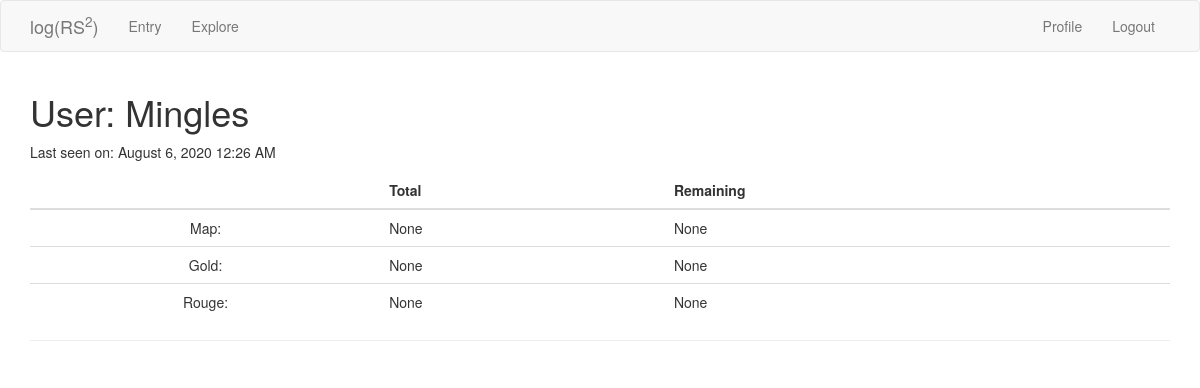
Page /user/Mingles (signed in) on the earlier database version.
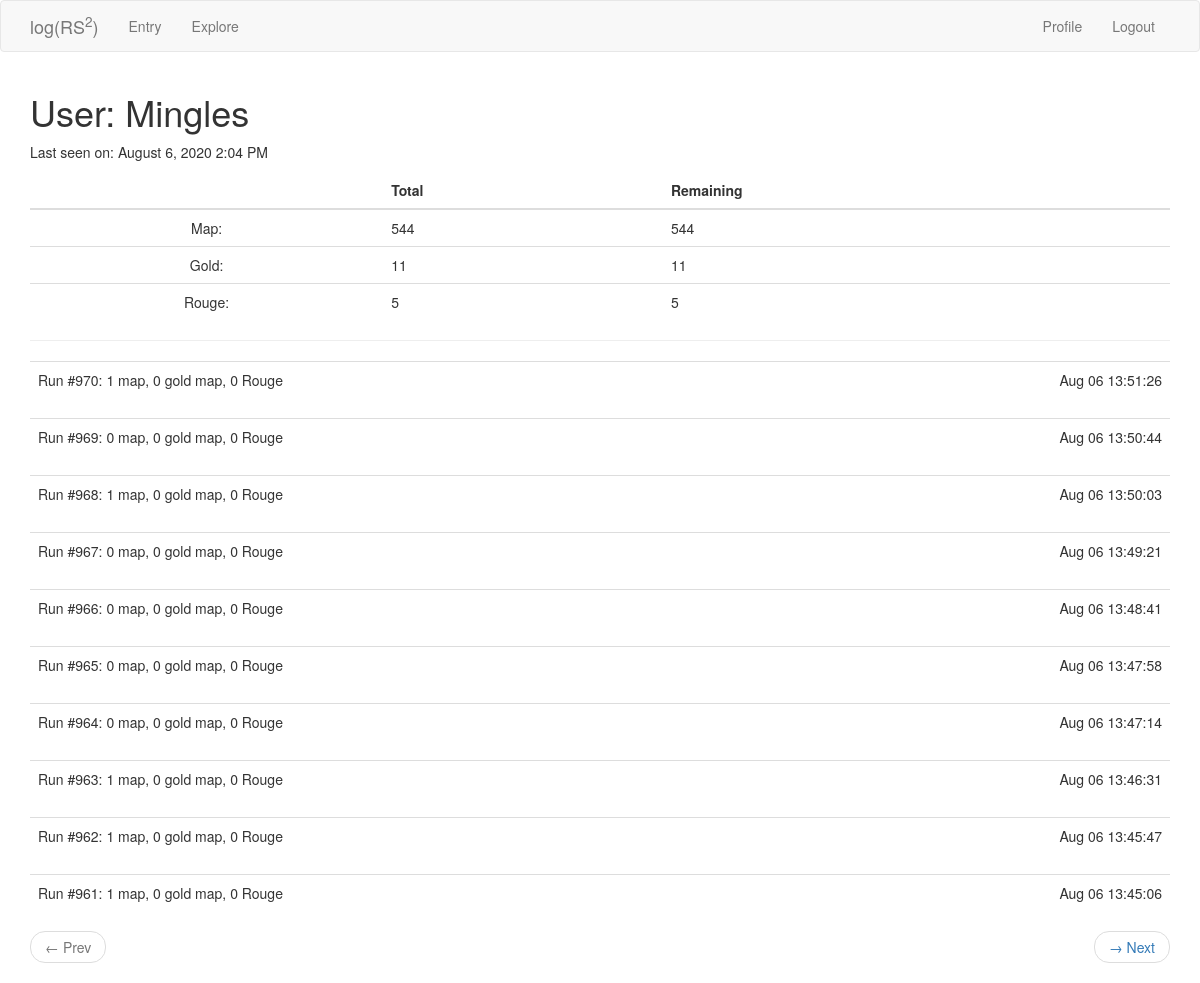
Same page on the later database version.
### app/models.py (models this page shows, shortened)
class User(UserMixin, db.Model):
    id = db.Column(db.Integer, primary_key=True)
    username = db.Column(db.String(64), index=True, unique=True)
    email = db.Column(db.String(128), index=True, unique=True)
    password_hash = db.Column(db.String(128))
    last_seen = db.Column(db.DateTime, default=datetime.utcnow)
    map_drops = db.relationship('MapDrop', backref='player', lazy='dynamic')

class MapDrop(db.Model):
    id = db.Column(db.Integer, primary_key=True)
    map = db.Column(db.Integer)
    gold_map = db.Column(db.Integer)
    rouge = db.Column(db.Integer)
    time = db.Column(db.DateTime, index=True, default=datetime.utcnow)
    user_id = db.Column(db.Integer, db.ForeignKey('user.id'))
    run = db.Column(db.Integer)

### app/routes.py (the view)
@app.route('/user/<username>')
@login_required
def user(username):
    user = User.query.filter_by(username=username).first_or_404()
    page = request.args.get('page', 1, type=int)
    maps = db.session.query(db.func.sum(MapDrop.map)).filter_by(user_id=user.id).scalar()
    gold_maps = db.session.query(db.func.sum(MapDrop.gold_map)).filter_by(user_id=user.id).scalar()
    rouges = db.session.query(db.func.sum(MapDrop.rouge)).filter_by(user_id=user.id).scalar()
    mapdrops = user.map_drops.order_by(MapDrop.time.desc()).paginate(page, app.config['MAPDROPS_PER_PAGE'], False)
    next_url = prev_url = None
    if mapdrops.has_next:
        next_url = url_for('user', username=user.username, page=mapdrops.next_num)
    if mapdrops.has_prev:
        prev_url = url_for('user', username=user.username, page=mapdrops.prev_num)
    return render_template('user.html', title='Profile', user=user, maps=maps, gold_maps=gold_maps, rouges=rouges,
                            mapdrops=mapdrops.items, next_url=next_url, prev_url=prev_url)

### app/models.py (called while the page is built)
@login.user_loader
def load_user(id):
    return User.query.get(int(id))

### app/routes.py (called while the page is built)
@app.before_request
def before_request():
    if current_user.is_authenticated:
        current_user.last_seen = datetime.utcnow()
        db.session.commit()

### app/templates/user.html
{% extends "base.html" %}
{% block app_content %}
    <h1>User: {{ user.username }}</h1>
    {% if user.last_seen %}
    <p>Last seen on: {{ moment(user.last_seen).format('LLL') }}</p>
    {% endif %}
    <table class="table table-hover">
        <thead>
            <tr>
                <th scope="col"></th>
                <th scope="col">Total</th>
                <th scope="col">Remaining</th>
            </tr>
        </thead>
        <tbody>
            <tr>
                <td align="center">Map:</td>
                <td>{{ maps }}</td>
                <td>{{ maps }}</td>
            </tr>
            <tr>
                <td align="center">Gold:</td>
                <td>{{ gold_maps }}</td>
                <td>{{ gold_maps }}</td>
            </tr>
            <tr>
                <td align="center">Rouge:</td>
                <td>{{ rouges }}</td>
                <td>{{ rouges }}</td>
            </tr>
        </tbody>
    </table>
    <hr>
    {% for mapdrop in mapdrops %}
        {% include "_mapdrop.html" %}
    {% endfor %}
    {% if prev_url or next_url %}
    <nav aria-label="...">
        <ul class="pager">
            <li class="previous{% if not prev_url %} disabled{% endif %}">
                <a href="{{ prev_url or '#' }}">
                    <span aria-hidden="true">&larr;</span> Prev
                </a>
            </li>
            <li class="next{% if not next_url %} disabled{% endif %}">
                <a href="{{ next_url or '#' }}">
                    <span aria-hidden="true">&rarr;</span> Next
                </a>
            </li>
        </ul>
    </nav>
    {% endif %}
{% endblock %}

### app/templates/_mapdrop.html (shortened to what this page needs)
<table class="table table-hover">
    <tr>
        <td>
            Run #{{ mapdrop.run }}:
            {{ mapdrop.map }} map, {{ mapdrop.gold_map }} gold map, {{ mapdrop.rouge }} Rouge
        </td>
        <td align="right">
            {{ moment(mapdrop.time).format('MMM DD HH:mm:ss') }}
        </td>
    </tr>
</table>

Differences in the rows shown:
changed User "Mingles": last_seen "August 6, 2020 12:26 AM" → "August 6, 2020 2:04 PM"
added MapDrop: run "970", map "1", gold_map "0", rouge "0", time "Aug 06 13:51:26"
added MapDrop: run "969", map "0", gold_map "0", rouge "0", time "Aug 06 13:50:44"
added MapDrop: run "968", map "1", gold_map "0", rouge "0", time "Aug 06 13:50:03"
added MapDrop: run "967", map "0", gold_map "0", rouge "0", time "Aug 06 13:49:21"
added MapDrop: run "966", map "0", gold_map "0", rouge "0", time "Aug 06 13:48:41"
added MapDrop: run "965", map "0", gold_map "0", rouge "0", time "Aug 06 13:47:58"
added MapDrop: run "964", map "0", gold_map "0", rouge "0", time "Aug 06 13:47:14"
added MapDrop: run "963", map "1", gold_map "0", rouge "0", time "Aug 06 13:46:31"
added MapDrop: run "962", map "1", gold_map "0", rouge "0", time "Aug 06 13:45:47"
added MapDrop: run "961", map "1", gold_map "0", rouge "0", time "Aug 06 13:45:06"
Other differences:
{{ maps }}: "None" → "544"
{{ gold_maps }}: "None" → "11"
{{ rouges }}: "None" → "5"
text now shown: "← Prev → Next"
